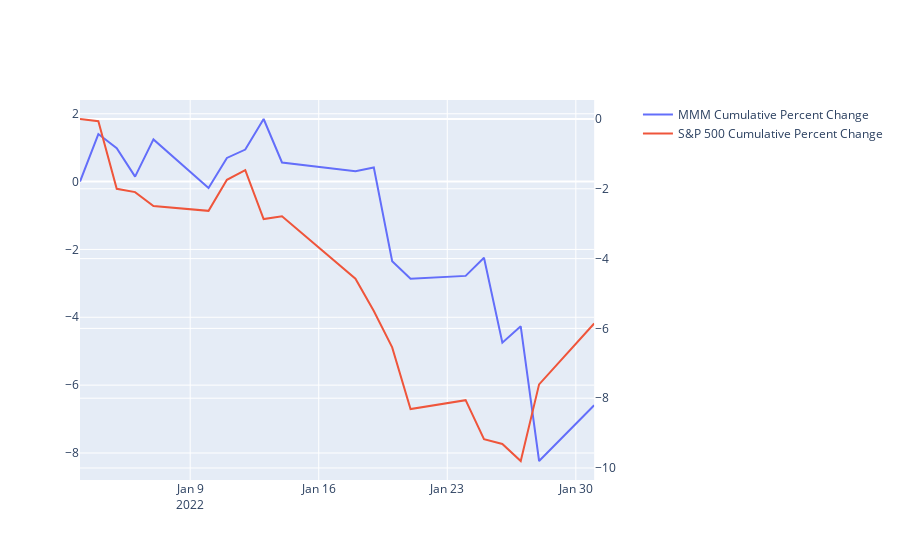

Write notebook code for a chart like this one.
### Code cell
# Create a Plotly figure
fig = make_subplots(specs=[[{"secondary_y": True}]])

# Add traces for the stock and SP500
fig.add_trace(
    go.Scatter(x=df_stockdata['Date'], y=df_stockdata['Cumulative_Percent_Change'], name=f"{symbol} Cumulative Percent Change", mode='lines'),
    secondary_y=False,
)

fig.add_trace(
    go.Scatter(x=df_sp500['Date'], y=df_sp500['Cumulative_Percent_Change'], name="S&P 500 Cumulative Percent Change", mode='lines'),
    secondary_y=True,
)
